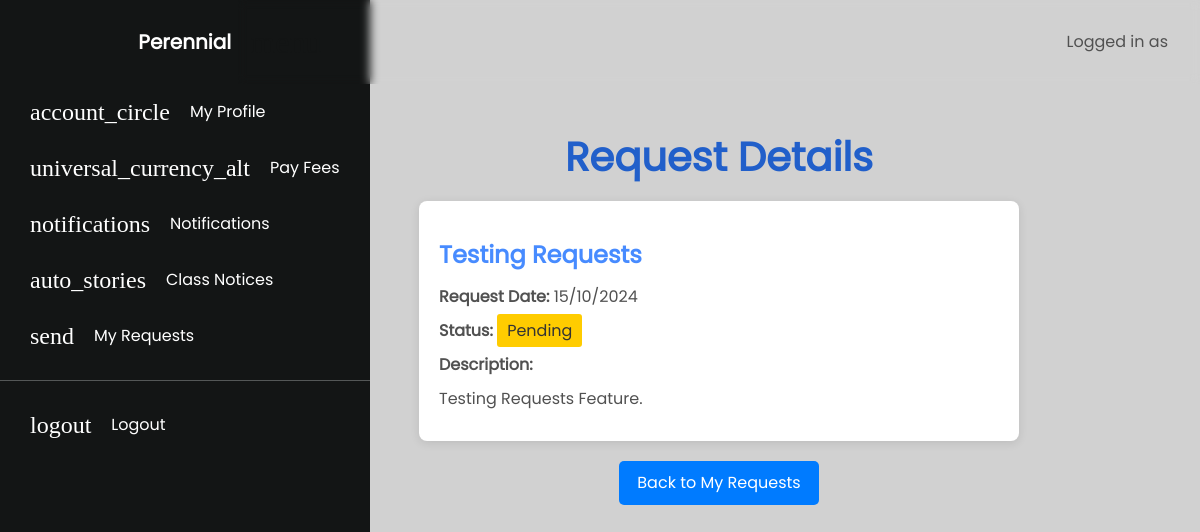
The page /student/viewRequest.php?request_id=1 on the database its author committed.
### tables this page shows
CREATE TABLE `requests` (
  `id` int(11) NOT NULL,
  `student_id` int(11) NOT NULL,
  `request_title` varchar(255) NOT NULL,
  `request_description` text NOT NULL,
  `request_date` timestamp NOT NULL DEFAULT current_timestamp(),
  `status` enum('Pending','Approved','Rejected') DEFAULT 'Pending'
);

### student/viewRequest.php (the view, shortened to what this page needs)
<?php include "./includes/sidebar.php"; ?>
<?php
include './includes/dbconnection.php';
if (isset($_GET['request_id'])) {
    $request_id = (int)$_GET['request_id'];
    $sql = "SELECT request_title, request_description, request_date, status FROM requests WHERE id = ?";
    $stmt = $conn->prepare($sql);
    $stmt->bind_param('i', $request_id);
    $stmt->execute();
    $result = $stmt->get_result();
    if ($result->num_rows > 0) {
        $request = $result->fetch_assoc();
    } else {
        echo "Request not found.";
        exit;
    }
} else {
    echo "No request ID provided.";
    exit;
}
?>
<!DOCTYPE html>
<html lang="en">
<head>
    <link rel="stylesheet" href="./css/sidebar.css">
    <link rel="stylesheet" href="./css/req_details.css">
</head>
<body>
    <h1>Request Details</h1>
    <div class="request-details">
        <h2><?php echo htmlspecialchars($request['request_title']); ?></h2>
        <p><strong>Request Date:</strong> <?php echo date('d/m/Y', strtotime($request['request_date'])); ?></p>
        <p><strong>Status:</strong> <span class="status <?php echo strtolower($request['status']); ?>"><?php echo ucfirst($request['status']); ?></span></p>
        <p><strong>Description:</strong></p>
        <p><?php echo nl2br(htmlspecialchars($request['request_description'])); ?></p>
    </div>
    <button onclick="window.location.href='requests.php';">Back to My Requests</button>
</body>
</html>

### student/css/sidebar.css (style rules this page uses)
*, *::before, *::after { box-sizing: border-box; }
nav, body, h1, h2, h3, h4, h5, h6, p, a { display: block; margin: 0; padding: 0; background: none; color: inherit; text-align: left; }
.dashboard-content h1 { color: #215fca; font-weight: 700; }
.dashboard-content h2 { font-weight: 600; margin: 20px 0; }
body { font-family: "PRegular"; font-size: 1rem; font-weight: 400; line-height: 1.5; color: #515151; background-color: #d1d1d1; }
h1, h2, h3, h4, h5, h6 { margin-bottom: 0.5rem; font-weight: 500; line-height: 1.2; }
h1 { font-size: 2.5rem; font-weight: normal; }

### student/css/req_details.css (style rules this page uses)
body { user-select: none; }
h1 { color: #333; text-align: center; margin-bottom: 20px; }
.request-details { background: #fff; border-radius: 8px; padding: 20px; box-shadow: 0 2px 10px rgba(0, 0, 0, 0.1); max-width: 600px; margin: 20px auto; }
.request-details h2 { color: #478bff; margin-bottom: 15px; }
.request-details p { margin: 10px 0; }
.status { padding: 5px 10px; border-radius: 3px; }
.status.pending { background-color: #ffcc00; color: #333; }
button { font: inherit; background-color: #007BFF; color: white; padding: 10px 15px; border: none; border-radius: 5px; cursor: pointer; margin-top: 20px; display: block; width: 200px; margin-left: auto; margin-right: auto; transition: background-color 0.3s; }

### rows shown on the page
requests: request_title "Testing Requests", request_date "15/10/2024", status "Pending", request_description "Testing Requests Feature."
